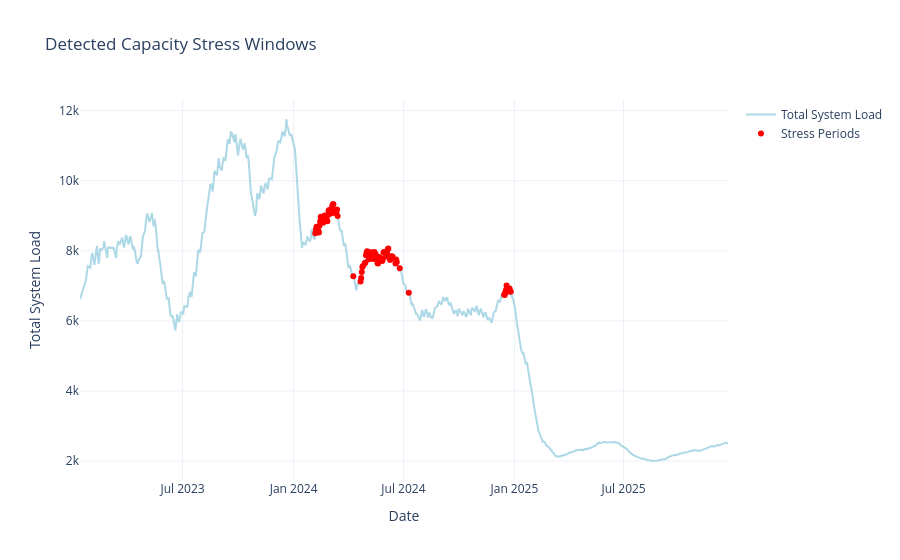

This figure's notebook cell:
### Markdown cell above
# Visualize Stress Periods

### Code cell
fig = go.Figure()

fig.add_trace(
    go.Scatter(
        x=df["date"],
        y=df["total_system_load"],
        mode="lines",
        name="Total System Load",
        line=dict(color="lightblue"),
    )
)

fig.add_trace(
    go.Scatter(
        x=df[df["stress_window"]]["date"],
        y=df[df["stress_window"]]["total_system_load"],
        mode="markers",
        name="Stress Periods",
        marker=dict(color="red", size=6),
    )
)

fig.update_layout(
    title="Detected Capacity Stress Windows",
    xaxis_title="Date",
    yaxis_title="Total System Load",
    template="plotly_white",
)

fig.show()

### Figure 1 — Plotly figure (JSON) as saved in the notebook; plotly's stock layout.template omitted (floating-point values rounded to 4 significant figures; data arrays with more than 128 entries replaced by an {"elided": "..."} marker saying what was removed)
{"data": [{"line": {"color": "lightblue"}, "mode": "lines", "name": "Total System Load", "type": "scatter", "x": {"elided": "720 str values"}, "y": {"elided": "720 float values"}}, {"marker": {"color": "red", "size": 6}, "mode": "markers", "name": "Stress Periods", "type": "scatter", "x": ["2024-02-06", "2024-02-07", "2024-02-08", "2024-02-11", "2024-02-12", "2024-02-13", "2024-02-14", "2024-02-15", "2024-02-19", "2024-02-20", "2024-02-21", "2024-02-22", "2024-02-25", "2024-02-26", "2024-02-27", "2024-02-28", "2024-02-29", "2024-03-03", "2024-03-04", "2024-03-05", "2024-03-06", "2024-03-07", "2024-03-10", "2024-03-11", "2024-03-12", "2024-03-13", "2024-03-14", "2024-04-09", "2024-04-21", "2024-04-22", "2024-04-23", "2024-04-24", "2024-04-25", "2024-04-28", "2024-04-29", "2024-04-30", "2024-05-01", "2024-05-02", "2024-05-05", "2024-05-06", "2024-05-07", "2024-05-08", "2024-05-09", "2024-05-12", "2024-05-13", "2024-05-14", "2024-05-15", "2024-05-16", "2024-05-19", "2024-05-20", "2024-05-21", "2024-05-22", "2024-05-23", "2024-05-27", "2024-05-28", "2024-05-29", "2024-05-30", "2024-06-02", "2024-06-03", "2024-06-04", "2024-06-05", "2024-06-06", "2024-06-09", "2024-06-10", "2024-06-11", "2024-06-12", "2024-06-13", "2024-06-18", "2024-06-19", "2024-06-20", "2024-06-25", "2024-07-10", "2024-12-15", "2024-12-16", "2024-12-17", "2024-12-18", "2024-12-19", "2024-12-22", "2024-12-23", "2024-12-24", "2024-12-25", "2024-12-26"], "y": [8500.0, 8613.0, 8687.0, 8571.0, 8522.0, 8717.0, 8834.0, 8971.0, 8800.0, 8883.0, 9003.0, 9007.0, 8886.0, 8842.0, 9019.0, 9146.0, 9168.0, 9062.0, 9169.0, 9272.0, 9327.0, 9326.0, 9082.0, 9093.0, 9137.0, 9177.0, 8996.0, 7274.0, 7125.0, 7223.0, 7394.0, 7539.0, 7566.0, 7647.0, 7665.0, 7874.0, 7945.0, 7988.0, 7762.0, 7786.0, 7900.0, 7957.0, 7855.0, 7765.0, 7830.0, 7965.0, 7874.0, 7905.0, 7651.0, 7636.0, 7752.0, 7823.0, 7766.0, 7709.0, 7766.0, 7953.0, 7969.0, 7876.0, 7840.0, 7921.0, 8036.0, 8067.0, 7740.0, 7773.0, 7845.0, 7814.0, 7837.0, 7637.0, 7754.0, 7678.0, 7502.0, 6806.0, 6745.0, 6741.0, 6816.0, 6883.0, 7012.0, 6850.0, 6842.0, 6926.0, 6851.0, 6829.0]}], "layout": {"title": {"text": "Detected Capacity Stress Windows"}, "xaxis": {"title": {"text": "Date"}}, "yaxis": {"title": {"text": "Total System Load"}}}}
